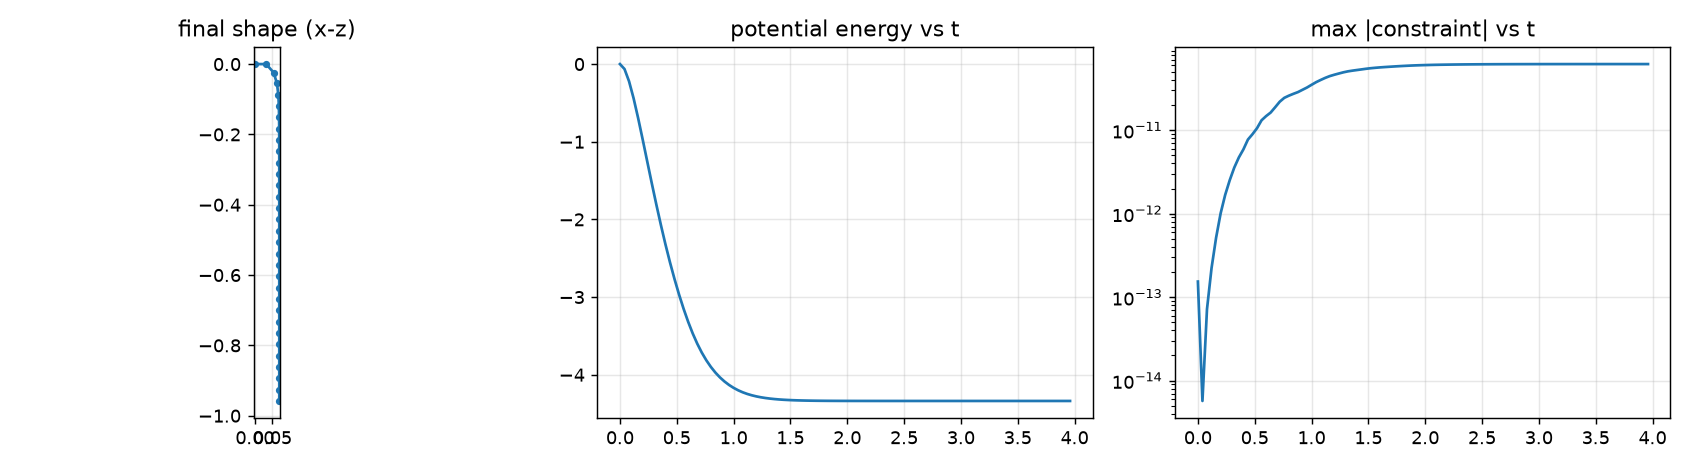

Here is the Python script that generated this plot:
"""
End-to-end demo: horizontal rod clamped at the left end (vertices 0, 1
fixed), sagging under gravity with damping until it reaches equilibrium.

Run:  python demo_gravity.py
Output: demo_gravity.png (final shape, energy history, edge-length error).
"""

import numpy as np
import matplotlib
matplotlib.use("Agg")
import matplotlib.pyplot as plt
import rod

# ---- problem setup ----------------------------------------------------
n = 30                     # interior vertices
L = 1.0                    # rod length
alpha = 0.01               # bending modulus
beta = 0.01                # twist modulus (unused: stress-free frames)
rho = 1.0                  # mass per unit length
g = 9.8
h = 2e-4                   # time step
damping = 8.0
T = 4.0                    # total simulated time

s = np.linspace(0.0, L, n + 2)
x = np.stack([s, np.zeros_like(s), np.zeros_like(s)], axis=1)
rest_el = rod.rest_lengths(x)
vor_l = rod.voronoi_lengths(rest_el)
twoL = np.sum(vor_l)
mass = rod.vertex_masses(rest_el, rho)
v = np.zeros_like(x)
u0 = np.array([0.0, 1.0, 0.0])

fixed = np.zeros(n + 2, dtype=bool)
fixed[0] = fixed[1] = True           # clamp position and direction at left

gravity = np.zeros_like(x)
gravity[:, 2] = -g * mass
external = lambda y: gravity

# ---- run --------------------------------------------------------------
steps = int(T / h)
times, energies, cerrs = [], [], []
for k in range(steps):
    x, v, u0 = rod.step(x, v, u0, h, rest_el, vor_l, twoL, alpha, beta,
                        mass, fixed, external=external, damping=damping)
    if k % 200 == 0:
        times.append(k * h)
        energies.append(rod.bending_energy(x, rest_el, vor_l, alpha)
                        + np.sum(mass * g * x[:, 2]))
        cerrs.append(np.max(np.abs(rod.constraints(x, rest_el))))

print(f"final tip position       : {x[-1]}")
print(f"final speed (max)        : {np.max(np.linalg.norm(v, axis=1)):.2e}")
print(f"max edge-length error    : {max(cerrs):.2e}")

# ---- plots ------------------------------------------------------------
fig, ax = plt.subplots(1, 3, figsize=(13, 3.6))
ax[0].plot(x[:, 0], x[:, 2], "o-", ms=3)
ax[0].set_aspect("equal"); ax[0].set_title("final shape (x-z)")
ax[1].plot(times, energies); ax[1].set_title("potential energy vs t")
ax[2].semilogy(times, np.maximum(cerrs, 1e-18))
ax[2].set_title("max |constraint| vs t")
for a in ax: a.grid(alpha=0.3)
fig.tight_layout()
fig.savefig("demo_gravity.png", dpi=130)
print("wrote demo_gravity.png")
